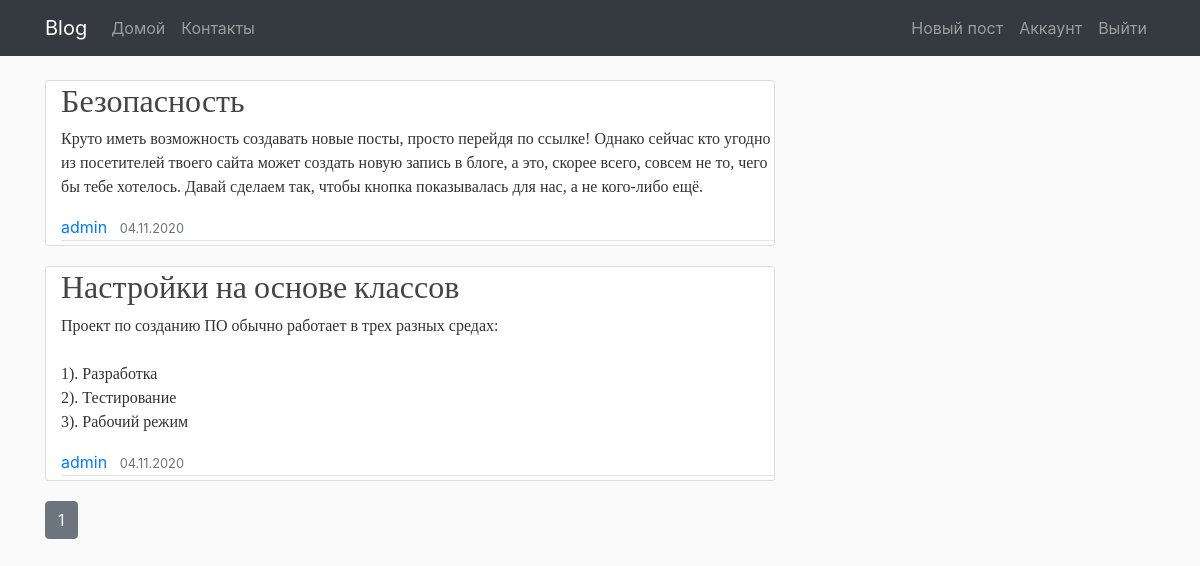
The app's page /user/admin (signed in) with its own data.
### blog/models.py (models this page shows, shortened)
class Post(db.Model):
    __tablename__ = 'posts'
    id = db.Column(db.Integer, primary_key=True)
    title = db.Column(db.String(100))
    slug = db.Column(db.String(100), unique=True)
    body = db.Column(db.Text)
    created = db.Column(db.DateTime, nullable=False, default=datetime.now())
    user_id = db.Column(db.Integer, db.ForeignKey('users.id'))

class User(db.Model, UserMixin):
    __tablename__ = 'users'
    id = db.Column(db.Integer, primary_key=True, autoincrement=True)
    username = db.Column(db.String(64), index=True, nullable=False, unique=True)
    email = db.Column(db.String(64), unique=True, nullable=False)
    password_hash = db.Column(db.String(128), nullable=False)
    posts = db.relationship('Post', backref='author', lazy='dynamic')

### blog/users/routes.py (the view)
@users.route("/user/<string:username>")
def user_posts(username):
    page = request.args.get('page', 1, type=int)
    user = db.session.query(User).filter_by(username=username).first_or_404()
    posts = db.session.query(Post).filter_by(author=user) \
        .order_by(Post.created.desc()) \
        .paginate(page=page, per_page=5)
    return render_template('posts/user_posts.html', posts=posts, user=user)

### blog/models.py (called while the page is built)
@login.user_loader
def load_user(user_id):
    return db.session.query(User).get(int(user_id))

### blog/templates/posts/user_posts.html (shortened to what this page needs)
{% extends "base.html" %}
{% block content %}
{% for post in posts.items %}
<article class="media content-section">
    <div class="media-body">
        <h2><a class="article-title" href="{{ url_for('posts.post', slug=post.slug) }}">{{ post.title }}</a></h2>
        <p class="article-content">{{ post.body }}</p>
        <div class="article-metadata">
            <a class="mr-2" href="{{ url_for('users.user_posts', username=post.author.username) }}">{{
                post.author.username }}</a>
            <small class="text-muted">{{ post.created.strftime('%d.%m.%Y') }}</small>
        </div>
    </div>
</article>
{% endfor %}
{% for page_num in posts.iter_pages(left_edge=1, right_edge=1, left_current=1, right_current=2) %}
{% if page_num %}
{% if posts.page == page_num %}
<a class="btn btn-secondary mb-4" href="{{ url_for('users.user_posts', username=user.username, page=page_num) }}">{{ page_num
    }}</a>
{% else %}
<a class="btn btn-outline-secondary mb-4" href="{{ url_for('users.user_posts', username=user.username, page=page_num) }}">{{
    page_num }}</a>
{% endif %}
{% endif %}
{% endfor %}
{% endblock content %}

### blog/static/css/main.css (style rules this page uses)
body { background: #fafafa; color: #333333; margin-top: 5rem; }
h1, h2, h3, h4, h5, h6 a { color: #444444; font-family: 'Lobster', cursive; }
.content-section { background: #ffffff; padding-left: 15px; border: 1px solid #dddddd; border-radius: 3px; margin-bottom: 20px; }
.article-title { color: #444444; }
.article-content { white-space: pre-line; font-family: ''; }
.article-metadata { padding-bottom: 1px; margin-bottom: 4px; border-bottom: 1px solid #e3e3e3 }

### records on screen
Post: title "Безопасность", body "Круто иметь возможность создавать новые посты, просто перейдя по ссылке! Однако сейчас кто угодно из посетителей твоего сайта может создать новую запись в блоге, а это, скорее всего, совсем не то, чего бы тебе хотелось. Давай сделаем так, чтобы кнопка показывалась для нас, а не кого-либо ещё.", author.username "admin", created "04.11.2020"
Post: title "Настройки на основе классов", body "Проект по созданию ПО обычно работает в трех разных средах: 1). Разработка 2). Тестирование 3). Рабочий режим", author.username "admin", created "04.11.2020"

### other values on screen
{{ page_num }} "1"
